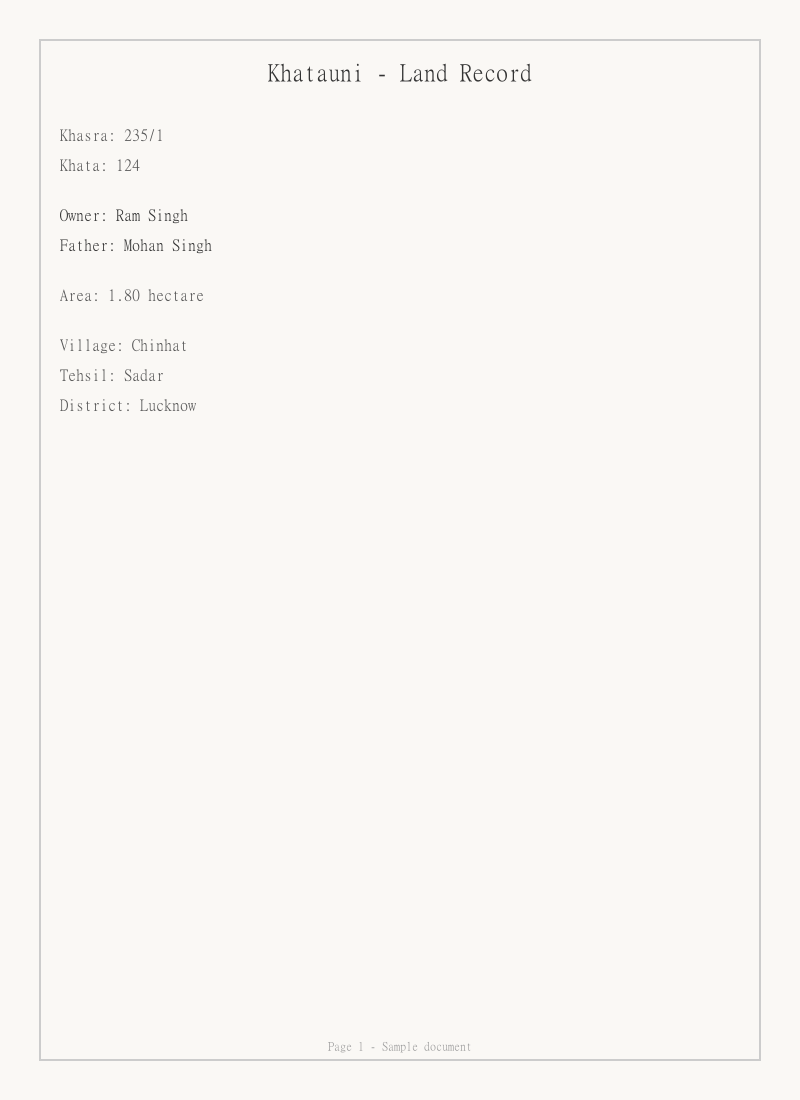
#> input picture data/e2e/land-record-sample.png, 800 x 1100 px
$ python -i preprocessing.py   (imports and definitions only)
#> lines starting #> are read from the running program, lines starting #| are printed output that depends on the picture; after the words box and inside, x2 and y2 are one past the last pixel; in counts of white or black regions, pixels touching at a corner belong together
#> further down, picture is the input picture: shape (1100, 800, 3); mean B, G, R 244.2, 247.1, 249.1
import cv2
import numpy as np
from PIL import Image

def to_grayscale(image: np.ndarray) -> np.ndarray:
    if len(image.shape) == 3:
        return cv2.cvtColor(image, cv2.COLOR_BGR2GRAY)
    return image

def denoise(image: np.ndarray) -> np.ndarray:
    return cv2.fastNlMeansDenoising(image, None, 10, 7, 21)

def enhance_contrast(image: np.ndarray) -> np.ndarray:
    clahe = cv2.createCLAHE(clipLimit=2.0, tileGridSize=(8, 8))
    return clahe.apply(image)

def adaptive_threshold(image: np.ndarray) -> np.ndarray:
    # Use a larger block size (21 instead of 11) to handle large lighting gradients
    # often found in old physical land records and scans
    return cv2.adaptiveThreshold(image, 255, cv2.ADAPTIVE_THRESH_GAUSSIAN_C,
                                 cv2.THRESH_BINARY, 21, 5)

def sharpen(image: np.ndarray) -> np.ndarray:
    kernel = np.array([[-1,-1,-1], [-1,9,-1], [-1,-1,-1]])
    return cv2.filter2D(image, -1, kernel)

def deskew(image: np.ndarray) -> np.ndarray:
    edges = cv2.Canny(image, 50, 150, apertureSize=3)
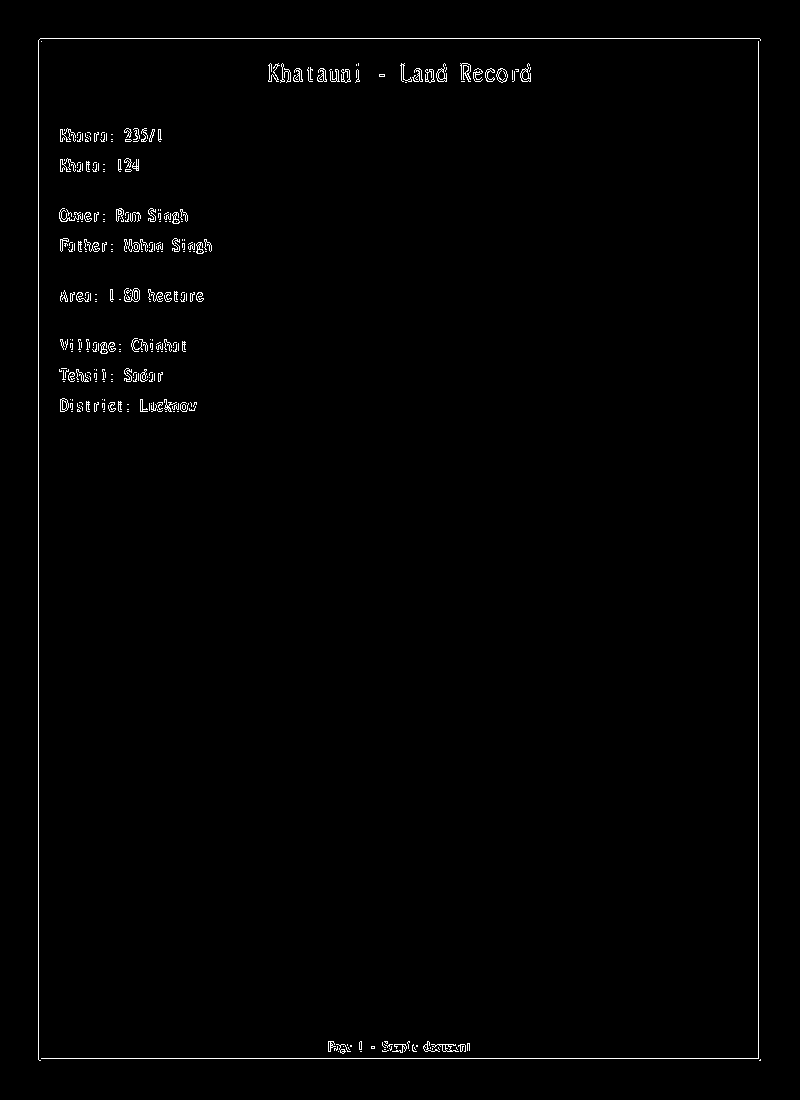
#> edges: shape (1100, 800); 0.96% white in thin lines or dots, all inside (x1, y1, x2, y2) = (38, 38, 761, 1061)
    lines = cv2.HoughLinesP(edges, 1, np.pi/180, 100, minLineLength=100, maxLineGap=10)
#> lines = [[758, 1058, 758, 38], [38, 1059, 38, 40], [40, 38, 759, 38], [41, 1058, 757, 1058]]

    if lines is not None:
        angles = []
        for line in lines:
            x1, y1, x2, y2 = line[0]
            angle = np.degrees(np.arctan2(y2 - y1, x2 - x1))
            if -45 < angle < 45:
                angles.append(angle)
#> this loop made 4 passes
#> (x1, y1, x2, y2, angle) on passes 1 to 4: (758, 1058, 758, 38, -90), (38, 1059, 38, 40, -90), (40, 38, 759, 38, 0), (41, 1058, 757, 1058, 0)
#> after the loop, angles = [0, 0]

        if angles:
            median_angle = np.median(angles)
#> median_angle = 0
            (h, w) = image.shape[:2]
#> h = 1100; w = 800
            center = (w // 2, h // 2)
#> center = (400, 550)
            M = cv2.getRotationMatrix2D(center, median_angle, 1.0)
#> M = [[1, 0, 0], [0, 1, 0]]
            rotated = cv2.warpAffine(image, M, (w, h), flags=cv2.INTER_CUBIC, borderMode=cv2.BORDER_REPLICATE)
            return rotated
    return image

def remove_small_borders(image: np.ndarray) -> np.ndarray:
    # Basic crop to remove extreme edges (e.g. 1%)
    h, w = image.shape[:2]
    crop_h, crop_w = int(h * 0.01), int(w * 0.01)
    return image[crop_h:h-crop_h, crop_w:w-crop_w]

def preprocess_for_ocr(image: np.ndarray) -> np.ndarray:
    """Standard pipeline for getting OCR-ready image from an enhanced color image."""
    gray = to_grayscale(image)
    deskewed = deskew(gray)
    denoised = denoise(deskewed)
    enhanced = enhance_contrast(denoised)
    # Usually returning enhanced grayscale is better for PaddleOCR than full binary threshold,
    # as PaddleOCR handles internal binarization well, but contrast enhancement helps.
    return enhanced

>>> import cv2
>>> picture = cv2.imread('../../../../data/e2e/land-record-sample.png')
>>> result = preprocess_for_ocr(picture)
